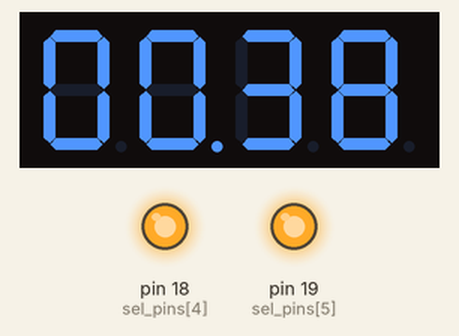
Recording of a sketch running on a simulated Arduino Uno, built with avr-gcc and run on an emulated ATmega328P. On the bench: 4-digit seven-segment display, output pins drawn as LEDs (lit = HIGH). Wiring (inferred from the names in the program): 4-digit 7-segment display, segments lit when HIGH: segments pin 2, pin 3, pin 4, pin 5, pin 6, pin 7, pin 8, pin 9; digit selects pin 17, pin 16, pin 15, pin 14. The segment pins are drawn as the display they are named for; pins used as bus, display or sensor lines are not drawn.

Above: at 0.45 s.
At 5.39 s:
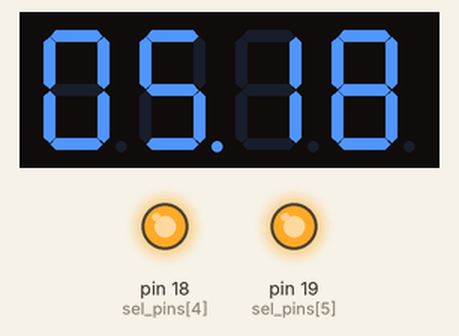
At 10.09 s:
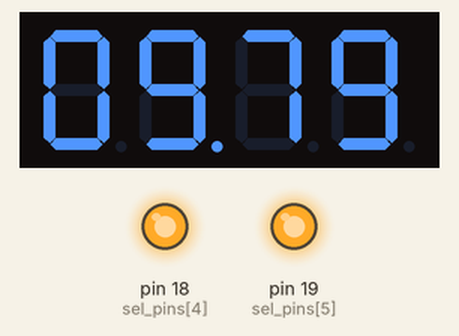
At 19.97 s:
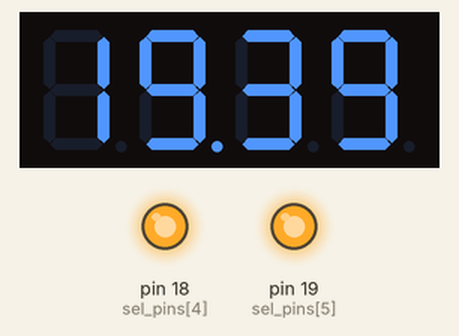
At 29.57 s:
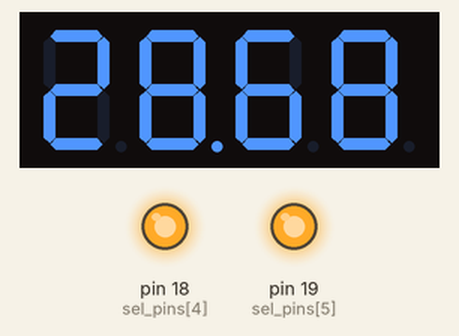
At 39.73 s:
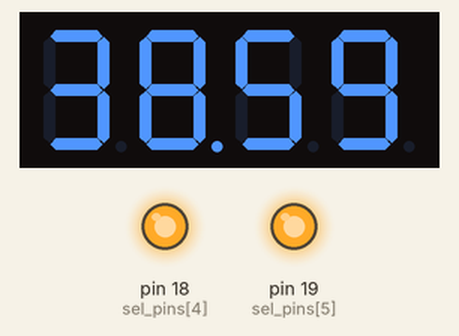

The sketch:

3_1.ino
```cpp
int seg[][8] =
{
{1,1,1,1,1,1,0,0}, // 0
{0,1,1,0,0,0,0,0}, // 1
{1,1,0,1,1,0,1,0}, // 2
{1,1,1,1,0,0,1,0}, // 3
{0,1,1,0,0,1,1,0}, // 4
{1,0,1,1,0,1,1,0}, // 5
{1,0,1,1,1,1,1,0}, // 6
{1,1,1,0,0,0,0,0}, // 7
{1,1,1,1,1,1,1,0}, // 8
{1,1,1,1,0,1,1,0}  // 9
};

int seg_pins[] = {2,3,4,5,6,7,8,9};
int sel_pins[] = {14,15,16,17,18,19};
int a[] = {0,0,0,0};

void setup() {
  int i;
  for(i = 0 ; i < 8 ; i++) pinMode(seg_pins[i] , OUTPUT);
  for(i = 0 ; i <6 ; i++)pinMode(sel_pins[i] , OUTPUT);
  for(i = 0 ; i < 8 ; i++)digitalWrite(seg_pins[i], LOW);
  for(i = 0 ; i < 6 ; i++)digitalWrite(sel_pins[i], HIGH);
}

void loop() {
  // put your main code here, to run repeatedly:
  int i, j;
  static int cnt = 0;
  for(i = 0 ; i < 4 ; i++){
    digitalWrite(sel_pins[i],LOW);
    for(j = 0 ; j < 8 ; j++){
      digitalWrite(seg_pins[j], seg[a[i]][j]);
    }
    if(i == 2) digitalWrite(seg_pins[7], 1);
    delayMicroseconds(2500);
    digitalWrite(sel_pins[i], HIGH);
  }
      cnt++;


    if(a[0] < 9){
      a[0]++;
    }
    else{
      a[0] = 0;


  }
  if(cnt % 10 == 0){
    if(a[1] < 9){
      a[1]++;
    }
    else{
      a[1] = 0;
    }
  }
  if(cnt % 100 == 0){
    if(a[2] < 9){
      a[2]++;
    }
    else{
      a[2] = 0;
    }
  }
  if(cnt % 1000 == 0){
    if(a[3] < 9){
      a[3]++;
    }
    else{
      a[3] = 0;
    }
  }
}
```
